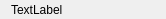
<?xml version="1.0" encoding="UTF-8"?>
<ui version="4.0">
 <class>FooterOverview</class>
 <widget class="QWidget" name="FooterOverview">
  <property name="geometry">
   <rect>
    <x>0</x>
    <y>0</y>
    <width>166</width>
    <height>19</height>
   </rect>
  </property>
  <property name="windowTitle">
   <string notr="true"/>
  </property>
  <layout class="QHBoxLayout" name="horizontalLayout">
   <property name="topMargin">
    <number>0</number>
   </property>
   <property name="bottomMargin">
    <number>0</number>
   </property>
   <item>
    <widget class="QLabel" name="labelInformation">
     <property name="text">
      <string notr="true">TextLabel</string>
     </property>
    </widget>
   </item>
  </layout>
 </widget>
 <resources/>
 <connections/>
</ui>
